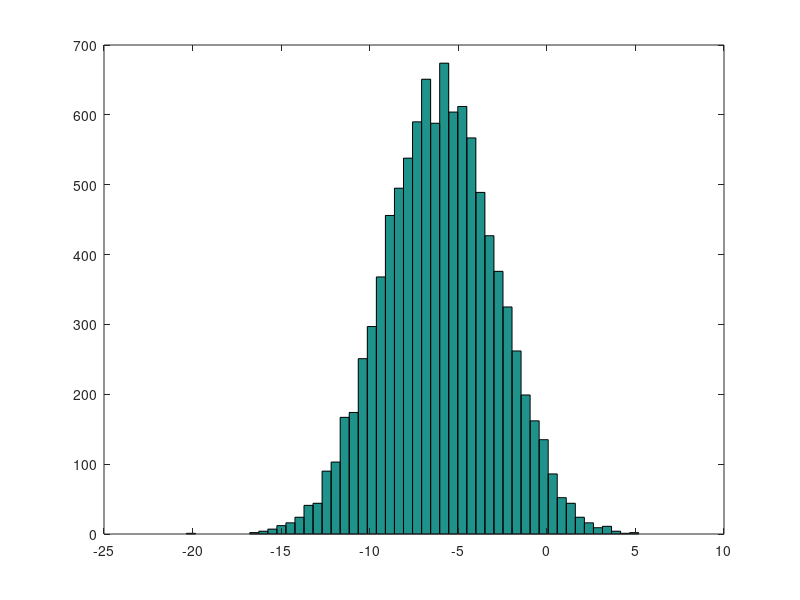

Recreate this plot in MATLAB.
%% Change Octave prompt  
PS1('>> ');
%% Change working directory in windows example:
cd 'c:/path/to/desired/directory name'
%% Note that it uses normal slashes and does not use escape characters for the empty spaces.

%% elementary operations
5+6
3-2
5*8
1/2
2^6
1 == 2 % false
1 ~= 2 % true.  note, not "!="
1 && 0
1 || 0
xor(1,0)


%% variable assignment
a = 3; % semicolon suppresses output
b = 'hi';
c = 3>=1;

% Displaying them:
a = pi
disp(a)
disp(sprintf('2 decimals: %0.2f', a))
disp(sprintf('6 decimals: %0.6f', a))
format long
a
format short
a


%%  vectors and matrices
A = [1 2; 3 4; 5 6]

v = [1 2 3]
v = [1; 2; 3]
v = 1:0.1:2   % from 1 to 2, with stepsize of 0.1. Useful for plot axes
v = 1:6       % from 1 to 6, assumes stepsize of 1 (row vector)

C = 2*ones(2,3) % same as C = [2 2 2; 2 2 2]
w = ones(1,3)   % 1x3 vector of ones
w = zeros(1,3)
w = rand(1,3) % drawn from a uniform distribution 
w = randn(1,3)% drawn from a normal distribution (mean=0, var=1)
w = -6 + sqrt(10)*(randn(1,10000));  % (mean = -6, var = 10) - note: add the semicolon
hist(w)    % plot histogram using 10 bins (default)
hist(w,50) % plot histogram using 50 bins
% note: if hist() crashes, try "graphics_toolkit('gnu_plot')" 

I = eye(4)   % 4x4 identity matrix

% help function
help eye
help rand
help help
